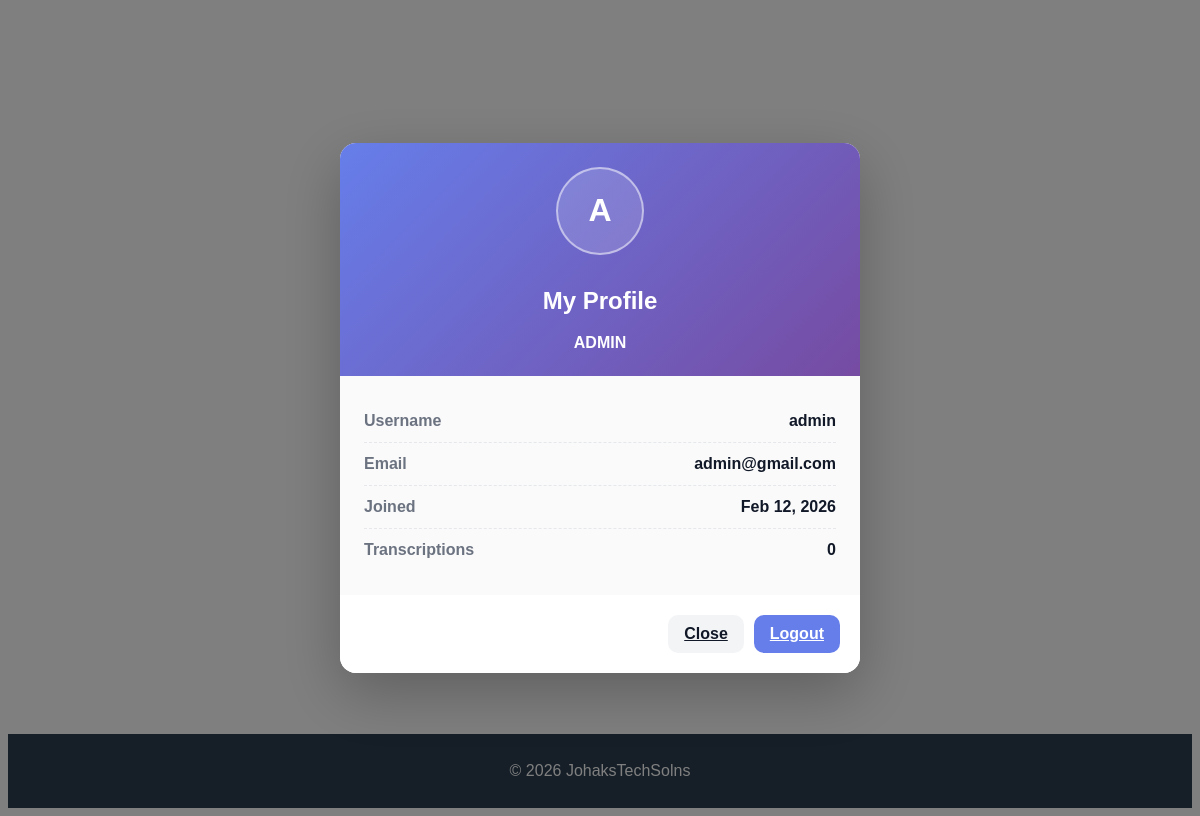
Screenshot of /profile (signed in) with the database file from the repository.
### app.py (models this page shows, shortened)
class User(UserMixin, db.Model):
    id = db.Column(db.Integer, primary_key=True)
    username = db.Column(db.String(80), unique=True, nullable=False)
    email = db.Column(db.String(120), unique=True, nullable=False)
    password_hash = db.Column(db.String(255), nullable=False)
    created_at = db.Column(db.DateTime, default=datetime.utcnow)
    transcriptions = db.relationship('Transcription', backref='user', lazy=True, cascade='all, delete-orphan')
    is_admin = db.Column(db.Boolean, default=False)

### app.py (the view)
@app.route('/profile')
@login_required
def profile():
    return render_template('profile.html')

### app.py (called while the page is built)
@login_manager.user_loader
def load_user(user_id):
    return User.query.get(int(user_id))

### templates/profile.html (shortened to what this page needs)
{% extends "base.html" %}
{% block content %}
<div class="profile-overlay">
  <div class="profile-card" role="dialog" aria-modal="true" aria-labelledby="profileTitle">
    <div class="profile-header">
      <div class="profile-avatar">{{ current_user.username[0].upper() }}</div>
      <h2 id="profileTitle">My Profile</h2>
      {% if current_user.is_admin %}<div style="margin-top:6px; font-weight:700;">ADMIN</div>{% endif %}
    </div>
    <div class="profile-body">
      <div class="profile-row">
        <div class="profile-label">Username</div>
        <div class="profile-value">{{ current_user.username }}</div>
      </div>
      <div class="profile-row">
        <div class="profile-label">Email</div>
        <div class="profile-value">{{ current_user.email }}</div>
      </div>
      <div class="profile-row">
        <div class="profile-label">Joined</div>
        <div class="profile-value">{{ current_user.created_at.strftime('%b %d, %Y') }}</div>
      </div>
      <div class="profile-row">
        <div class="profile-label">Transcriptions</div>
        <div class="profile-value">{{ current_user.transcriptions|length }}</div>
      </div>
    </div>
    <div class="profile-actions">
      <a href="{{ url_for('dashboard') }}" class="btn btn-secondary">Close</a>
      <a href="{{ url_for('logout') }}" class="btn btn-primary">Logout</a>
    </div>
  </div>
</div>
{% endblock %}

### templates/profile.html (style rules this page uses)
.profile-overlay { position: fixed; inset: 0; background: rgba(0,0,0,0.5); display: flex; align-items: center; justify-content: center; padding: 20px; }
.profile-card { width: 100%; max-width: 520px; background: #fff; border-radius: 16px; box-shadow: 0 20px 60px rgba(0,0,0,0.25); overflow: hidden; }
.profile-header { background: linear-gradient(135deg, #667eea 0%, #764ba2 100%); color: #fff; padding: 24px; text-align: center; }
.profile-avatar { width: 84px; height: 84px; border-radius: 50%; background: rgba(255,255,255,0.15); border: 2px solid rgba(255,255,255,0.5); display: inline-flex; align-items: center; justify-content: center; font-size: 2rem; font-weight: 700; margin-bottom: 12px; }
.profile-body { padding: 24px; background: #fafafa; }
.profile-row { display: flex; justify-content: space-between; align-items: center; padding: 12px 0; border-bottom: 1px dashed #e5e7eb; }
.profile-row:last-child { border-bottom: none; }
.profile-label { color: #6b7280; font-weight: 600; }
.profile-value { color: #111827; font-weight: 700; }
.profile-actions { display: flex; gap: 10px; justify-content: flex-end; padding: 20px; background: #fff; }
.btn { padding: 10px 16px; border-radius: 10px; border: none; cursor: pointer; font-weight: 700; }
.btn-primary { background: #667eea; color: #fff; }
.btn-secondary { background: #f3f4f6; color: #111827; }

### templates/base.html (style rules this page uses)
body { min-height: 100vh; display: flex; flex-direction: column; font-family: Arial, sans-serif; }

### rows the page displays
User: username "A", username "admin", email "admin@gmail.com", created_at "Feb 12, 2026"

### other values shown
{{ current_user.transcriptions|length }} "0"
